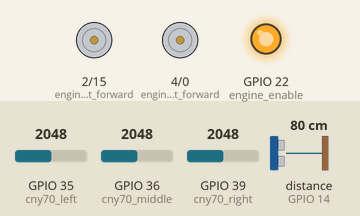
This program was run on a simulated ESP32 board running MicroPython. Shown: motor-driver pin pairs drawn as motors (green arrow = first pin HIGH = forward, orange = second pin HIGH = backward, longer = more drive), output pins drawn as LEDs (lit = HIGH). The inputs (shaded band) are chosen by the test bench; at power-on: GPIO 35 (cny70_left) = 2048, distance to the obstacle (sensor on GPIO 14) 80 cm, GPIO 36 (cny70_middle) = 2048, GPIO 39 (cny70_right) = 2048 (analog values on the 0–4095 scale). The echo pulse lasts 58.3 µs per cm; what the program prints to the serial console is not drawn.

Above: at 1.2 s.
1.3 s: GPIO 35 (cny70_left) set to 108
2.8 s: GPIO 35 (cny70_left) set to 90
At 4.0 s:
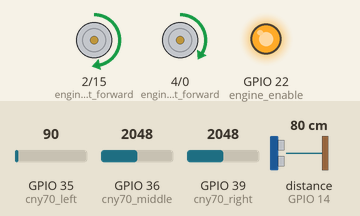
4.3 s: distance to the obstacle (sensor on GPIO 14) set to 8 cm
5.8 s: distance to the obstacle (sensor on GPIO 14) set to 5 cm
At 7.0 s:
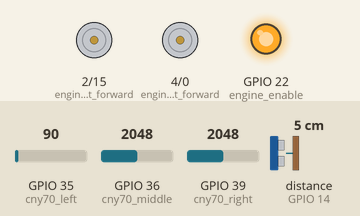
7.3 s: distance to the obstacle (sensor on GPIO 14) set to 9 cm
At 8.5 s:
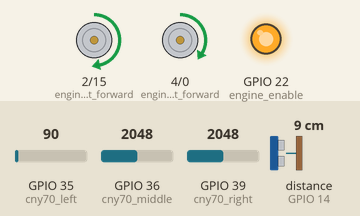
8.8 s: distance to the obstacle (sensor on GPIO 14) set to 2 cm
At 9.7 s:
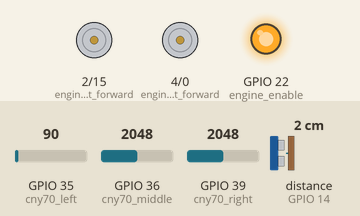
Timing chart, 0 to 11.3 s (numbered marks = the images above; inputs shaded):
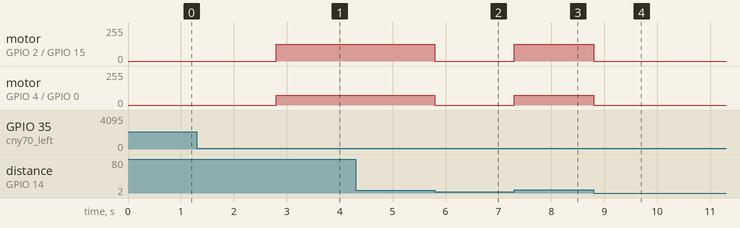

Measured:
- the behaviour switches between 100 and 99 on GPIO 35 (cny70_left) (found by bisection; images 0 and 1)
- the behaviour switches between 7 and 6 cm on distance to the obstacle (sensor on GPIO 14) (found by bisection; images 1 and 2)
- after the input at 2.8 s, motor on GPIO 2 (engine_right_forward) / GPIO 15 (engine_right_reverse): stopped → forward 125/255 at once; motor on GPIO 4 (engine_left_forward) / GPIO 0 (engine_left_reverse): stopped → forward 75/255 at once
- after the input at 5.8 s, motor on GPIO 2 (engine_right_forward) / GPIO 15 (engine_right_reverse): forward 125/255 → stopped at once; motor on GPIO 4 (engine_left_forward) / GPIO 0 (engine_left_reverse): forward 75/255 → stopped at once
- after the input at 7.3 s, motor on GPIO 2 (engine_right_forward) / GPIO 15 (engine_right_reverse): stopped → forward 125/255 at once; motor on GPIO 4 (engine_left_forward) / GPIO 0 (engine_left_reverse): stopped → forward 75/255 at once
- after the input at 8.8 s, motor on GPIO 2 (engine_right_forward) / GPIO 15 (engine_right_reverse): forward 125/255 → stopped at once; motor on GPIO 4 (engine_left_forward) / GPIO 0 (engine_left_reverse): forward 75/255 → stopped at once

The program:

ciarz.py
```python
from machine import Pin
from machine import ADC
from machine import PWM
from hcsr04 import HCSR04
import time

cny70_left = ADC(Pin(35))
cny70_left.atten(ADC.ATTN_11DB)
cny70_left.width(ADC.WIDTH_12BIT)

cny70_middle = ADC(Pin(36))
cny70_middle.atten(ADC.ATTN_11DB)
cny70_middle.width(ADC.WIDTH_12BIT)

cny70_right = ADC(Pin(39))
cny70_right.atten(ADC.ATTN_11DB)
cny70_right.width(ADC.WIDTH_12BIT)

engine_enable = Pin(22, Pin.OUT, value = 1)

engine_left_forward = PWM(Pin(4), freq = 5000, duty = 0)
engine_left_reverse = PWM(Pin(0), freq = 5000, duty = 0)

engine_right_forward = PWM(Pin(2), freq = 5000, duty = 0)
engine_right_reverse = PWM(Pin(15), freq = 5000, duty = 0)

increased_speed = 500
normal_speed = 400
slowed_speed = 300
sensor = HCSR04(trigger_pin=12, echo_pin=14, echo_timeout_us=10000)

while True:
    print(cny70_left.read())
    print(cny70_middle.read())
    print(cny70_right.read())
    distance = sensor.distance_cm()
    if(distance < 6 and distance > 1):
        engine_left_forward.duty(0)
        engine_right_forward.duty(0)
        distance = sensor.distance_cm()
    elif cny70_left.read() < 100:
        engine_left_forward.duty(slowed_speed)
        engine_right_forward.duty(increased_speed)
    elif cny70_middle.read() < 100:
        engine_left_forward.duty(normal_speed)
        engine_right_forward.duty(normal_speed)
    elif cny70_right.read() < 100:
        engine_left_forward.duty(increased_speed)
        engine_right_forward.duty(slowed_speed)

#     time.sleep(0.005)
#     time.sleep(2)
#     else:
#         engine_left_forward.duty(0)
#         engine_right_forward.duty(0)
```
